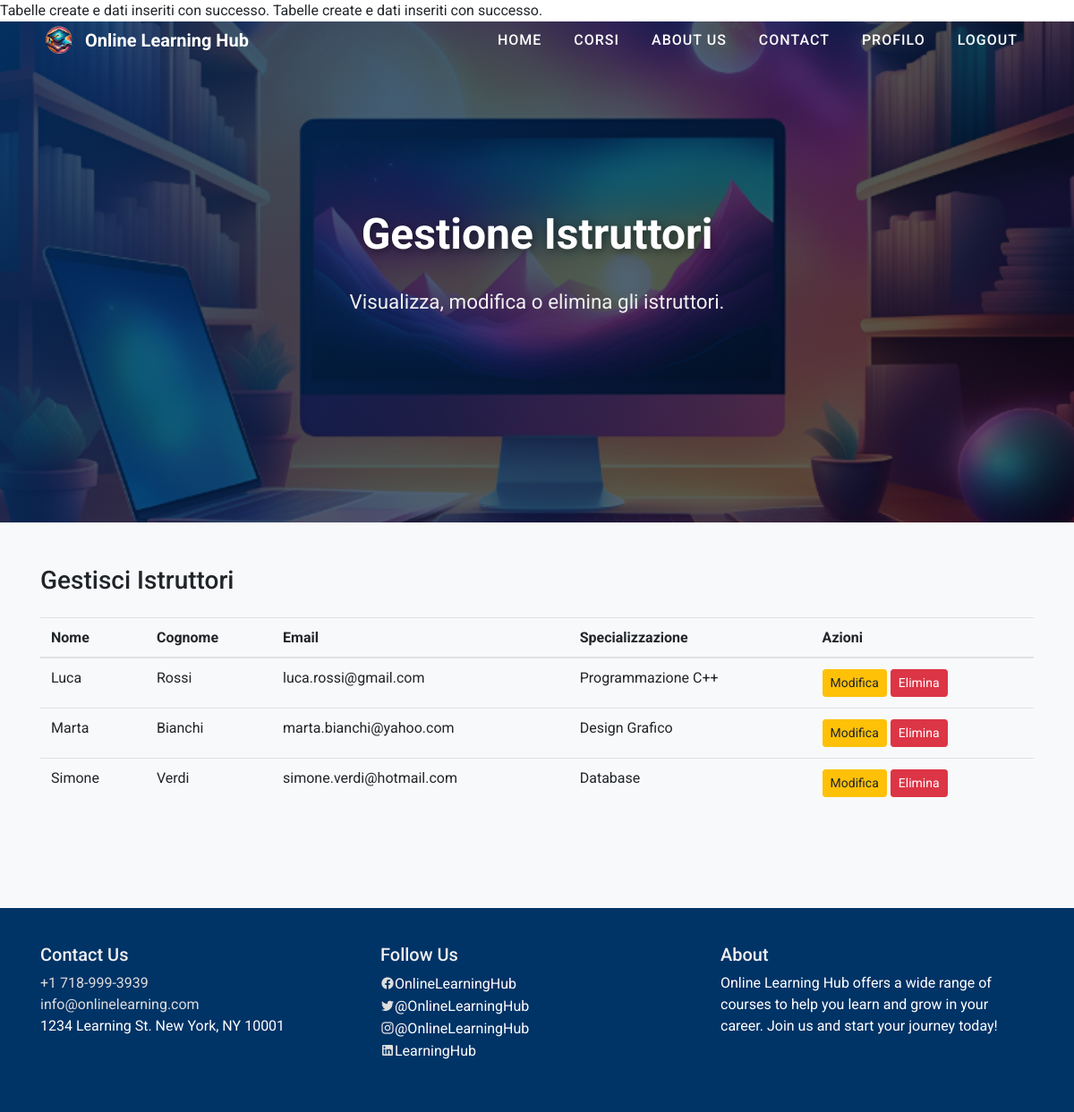
The app's page /admin/gestione_istruttori.php with its own data.
### tables this page shows
CREATE TABLE IF NOT EXISTS `istruttore` (
    `IdIstruttore` int AUTO_INCREMENT PRIMARY KEY,
    `Nome` varchar(100) DEFAULT NULL,
    `Cognome` varchar(100) DEFAULT NULL,
    `Telefono` varchar(15) DEFAULT NULL,
    `Email` varchar(100) DEFAULT NULL,
    `Password` varchar(255) DEFAULT NULL,
    `Specializzazione` varchar(100) DEFAULT NULL
);

### admin/gestione_istruttori.php (the view, shortened to what this page needs)
<?php
include('../config.php');
include('../templates/template_header.php');
include('../pages/navbar.php');
$instructorsQuery = "SELECT * FROM istruttore";
$instructorsStmt = $pdo->query($instructorsQuery);
$instructors = $instructorsStmt->fetchAll(PDO::FETCH_ASSOC);
?>
<header class="header-bg">
    <div class="overlay"></div>
    <div class="container text-center text-white d-flex align-items-center justify-content-center flex-column">
        <h1 class="hero-title">Gestione Istruttori</h1>
        <p class="hero-subtext">Visualizza, modifica o elimina gli istruttori.</p>
    </div>
</header>
<section class="section py-5 bg-light">
    <div class="container">
        <div class="row mb-5">
            <div class="col-md-12">
                <h3 class="mb-4">Gestisci Istruttori</h3>
                <?php if (count($instructors) > 0): ?>
                    <table class="table">
                        <thead>
                            <tr>
                                <th>Nome</th>
                                <th>Cognome</th>
                                <th>Email</th>
                                <th>Specializzazione</th>
                                <th>Azioni</th>
                            </tr>
                        </thead>
                        <tbody>
                            <?php foreach ($instructors as $instructor): ?>
                                <tr>
                                    <td><?php echo htmlspecialchars($instructor['Nome'] ?? ''); ?></td>
                                    <td><?php echo htmlspecialchars($instructor['Cognome'] ?? ''); ?></td>
                                    <td><?php echo htmlspecialchars($instructor['Email'] ?? ''); ?></td>
                                    <td><?php echo htmlspecialchars($instructor['Specializzazione'] ?? ''); ?></td>
                                    <td>
                                        <a href="edit_istruttore.php?id=<?php echo $instructor['IdIstruttore']; ?>" class="btn btn-warning btn-sm">Modifica</a>
                                        <form action="delete_instructor.php" method="POST" style="display:inline;">
                                            <button type="submit" class="btn btn-danger btn-sm" onclick="return confirm('Sei sicuro di voler eliminare questo istruttore?');">Elimina</button>
                                        </form>
                                    </td>
                                </tr>
                            <?php endforeach; ?>
                        </tbody>
                    </table>
                <?php else: ?>
                    <p>Non ci sono istruttori registrati.</p>
                <?php endif; ?>
            </div>
        </div>
    </div>
</section>
<?php include('../templates/template_footer.php'); ?>

### style.css (style rules this page uses)
body { font-family: 'Roboto', sans-serif; margin: 0; padding: 0; }
.header-bg { background-image: url('resources/images/header-bg.jpg'); background-size: cover; background-position: center; height: 60vh; display: flex; justify-content: center; align-items: center; color: white; position: relative; }
.hero-subtext { font-size: 1.2rem; margin-top: 15px; }
.header-bg { position: relative; background-image: url('resources/image/sfondoHeader.png'); background-size: cover; background-position: center; height: 70vh; display: flex; align-items: center; justify-content: center; text-align: center; color: white; }
.header-bg .overlay { position: absolute; top: 0; left: 0; width: 100%; height: 100%; background: linear-gradient(135deg, rgba(0, 51, 102, 0.8), rgba(0, 0, 0, 0.6)); z-index: 1; }
.container { z-index: 2; }
.hero-title { font-size: 3rem; font-weight: 700; text-shadow: 2px 2px 10px rgba(0, 0, 0, 0.5); margin-bottom: 15px; }
.hero-subtext { font-size: 1.4rem; margin-bottom: 20px; color: #f0f0f0; }

### records on screen
istruttore: Nome "Luca", Cognome "Rossi", Email "luca.rossi@gmail.com", Specializzazione "Programmazione C++"
istruttore: Nome "Marta", Cognome "Bianchi", Email "marta.bianchi@yahoo.com", Specializzazione "Design Grafico"
istruttore: Nome "Simone", Cognome "Verdi", Email "simone.verdi@hotmail.com", Specializzazione "Database"
